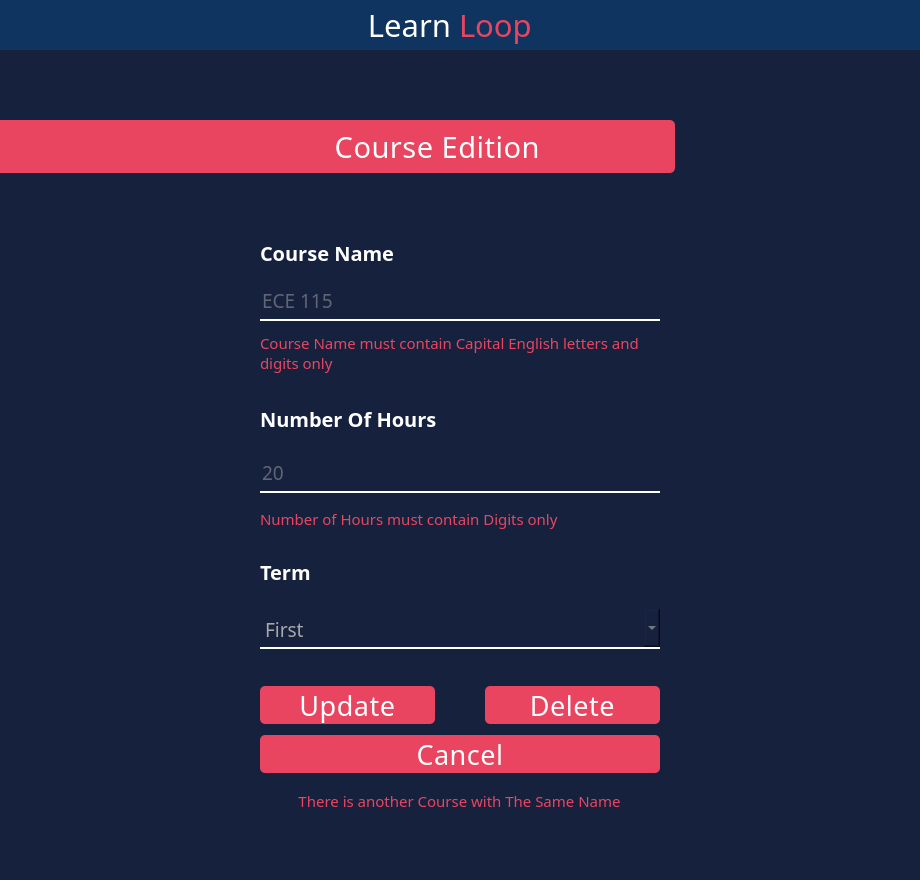
<?xml version="1.0" encoding="UTF-8"?>
<ui version="4.0">
 <class>MainWindow</class>
 <widget class="QMainWindow" name="MainWindow">
  <property name="geometry">
   <rect>
    <x>0</x>
    <y>0</y>
    <width>920</width>
    <height>880</height>
   </rect>
  </property>
  <property name="minimumSize">
   <size>
    <width>920</width>
    <height>880</height>
   </size>
  </property>
  <property name="windowTitle">
   <string>MainWindow</string>
  </property>
  <property name="styleSheet">
   <string notr="true">background: #16213E;
</string>
  </property>
  <widget class="QWidget" name="centralwidget">
   <layout class="QVBoxLayout" name="verticalLayout">
    <property name="spacing">
     <number>0</number>
    </property>
    <property name="leftMargin">
     <number>0</number>
    </property>
    <property name="topMargin">
     <number>0</number>
    </property>
    <property name="rightMargin">
     <number>0</number>
    </property>
    <property name="bottomMargin">
     <number>0</number>
    </property>
    <item>
     <widget class="QFrame" name="header">
      <property name="minimumSize">
       <size>
        <width>0</width>
        <height>50</height>
       </size>
      </property>
      <property name="maximumSize">
       <size>
        <width>16777215</width>
        <height>50</height>
       </size>
      </property>
      <property name="styleSheet">
       <string notr="true">background: #0F3460</string>
      </property>
      <layout class="QHBoxLayout" name="horizontalLayout">
       <property name="spacing">
        <number>0</number>
       </property>
       <property name="leftMargin">
        <number>10</number>
       </property>
       <property name="topMargin">
        <number>0</number>
       </property>
       <property name="rightMargin">
        <number>20</number>
       </property>
       <property name="bottomMargin">
        <number>0</number>
       </property>
       <item alignment="Qt::AlignLeft">
        <widget class="QFrame" name="ControlButtons">
         <layout class="QHBoxLayout" name="horizontalLayout_6">
          <property name="spacing">
           <number>15</number>
          </property>
          <property name="leftMargin">
           <number>0</number>
          </property>
          <property name="topMargin">
           <number>0</number>
          </property>
          <property name="rightMargin">
           <number>0</number>
          </property>
          <property name="bottomMargin">
           <number>0</number>
          </property>
          <item>
           <widget class="QPushButton" name="close">
            <property name="minimumSize">
             <size>
              <width>20</width>
              <height>26</height>
             </size>
            </property>
            <property name="maximumSize">
             <size>
              <width>26</width>
              <height>26</height>
             </size>
            </property>
            <property name="cursor">
             <cursorShape>PointingHandCursor</cursorShape>
            </property>
            <property name="styleSheet">
             <string notr="true">QPushButton::hover{
	background-color: #E94560;
	border-radius: 12px;
}</string>
            </property>
            <property name="text">
             <string/>
            </property>
            <property name="icon">
             <iconset resource="../Student-Enrollment-Database-Project-main2/Student-Enrollment-Database-Project-main/Images.qrc">
              <normaloff>:/Controles/Images/close.png</normaloff>:/Controles/Images/close.png</iconset>
            </property>
            <property name="iconSize">
             <size>
              <width>12</width>
              <height>14</height>
             </size>
            </property>
            <property name="shortcut">
             <string>Ctrl+F4</string>
            </property>
            <property name="flat">
             <bool>true</bool>
            </property>
           </widget>
          </item>
          <item>
           <widget class="QPushButton" name="expand">
            <property name="minimumSize">
             <size>
              <width>26</width>
              <height>26</height>
             </size>
            </property>
            <property name="maximumSize">
             <size>
              <width>26</width>
              <height>26</height>
             </size>
            </property>
            <property name="cursor">
             <cursorShape>PointingHandCursor</cursorShape>
            </property>
            <property name="styleSheet">
             <string notr="true">QPushButton::hover{
	background-color: #E94560;
	border-radius: 12px;
}</string>
            </property>
            <property name="text">
             <string/>
            </property>
            <property name="icon">
             <iconset resource="../Student-Enrollment-Database-Project-main2/Student-Enrollment-Database-Project-main/Images.qrc">
              <normaloff>:/Controles/Images/expand-arrows.png</normaloff>:/Controles/Images/expand-arrows.png</iconset>
            </property>
            <property name="iconSize">
             <size>
              <width>20</width>
              <height>25</height>
             </size>
            </property>
            <property name="shortcut">
             <string>Ctrl+E</string>
            </property>
            <property name="flat">
             <bool>true</bool>
            </property>
           </widget>
          </item>
          <item>
           <widget class="QPushButton" name="minimize">
            <property name="minimumSize">
             <size>
              <width>26</width>
              <height>26</height>
             </size>
            </property>
            <property name="maximumSize">
             <size>
              <width>26</width>
              <height>26</height>
             </size>
            </property>
            <property name="cursor">
             <cursorShape>PointingHandCursor</cursorShape>
            </property>
            <property name="styleSheet">
             <string notr="true">QPushButton::hover{
	background-color: #E94560;
	border-radius: 12px;
}</string>
            </property>
            <property name="text">
             <string/>
            </property>
            <property name="icon">
             <iconset resource="../Student-Enrollment-Database-Project-main2/Student-Enrollment-Database-Project-main/Images.qrc">
              <normaloff>:/Controles/Images/minimize-sign.png</normaloff>:/Controles/Images/minimize-sign.png</iconset>
            </property>
            <property name="iconSize">
             <size>
              <width>13</width>
              <height>16</height>
             </size>
            </property>
            <property name="shortcut">
             <string>Ctrl+M</string>
            </property>
            <property name="flat">
             <bool>true</bool>
            </property>
           </widget>
          </item>
         </layout>
        </widget>
       </item>
       <item>
        <widget class="QFrame" name="Logo">
         <property name="maximumSize">
          <size>
           <width>16777215</width>
           <height>16777215</height>
          </size>
         </property>
         <layout class="QHBoxLayout" name="horizontalLayout_2">
          <property name="spacing">
           <number>8</number>
          </property>
          <property name="leftMargin">
           <number>0</number>
          </property>
          <property name="topMargin">
           <number>0</number>
          </property>
          <property name="rightMargin">
           <number>0</number>
          </property>
          <property name="bottomMargin">
           <number>0</number>
          </property>
          <item>
           <widget class="QLabel" name="Learn">
            <property name="font">
             <font>
              <family>Tw Cen MT Condensed Extra Bold</family>
              <pointsize>23</pointsize>
              <weight>50</weight>
              <italic>false</italic>
              <bold>false</bold>
             </font>
            </property>
            <property name="styleSheet">
             <string notr="true">color: white</string>
            </property>
            <property name="text">
             <string>Learn</string>
            </property>
            <property name="alignment">
             <set>Qt::AlignRight|Qt::AlignTrailing|Qt::AlignVCenter</set>
            </property>
            <property name="wordWrap">
             <bool>false</bool>
            </property>
           </widget>
          </item>
          <item>
           <widget class="QLabel" name="Loop">
            <property name="font">
             <font>
              <family>Tw Cen MT Condensed Extra Bold</family>
              <pointsize>23</pointsize>
              <weight>50</weight>
              <italic>false</italic>
              <bold>false</bold>
             </font>
            </property>
            <property name="styleSheet">
             <string notr="true">color: #E94560</string>
            </property>
            <property name="text">
             <string>Loop</string>
            </property>
           </widget>
          </item>
         </layout>
        </widget>
       </item>
       <item alignment="Qt::AlignRight">
        <widget class="QFrame" name="ProfilePhotoAndSettings">
         <property name="maximumSize">
          <size>
           <width>16777215</width>
           <height>16777215</height>
          </size>
         </property>
         <layout class="QHBoxLayout" name="horizontalLayout_4">
          <property name="spacing">
           <number>20</number>
          </property>
          <property name="leftMargin">
           <number>0</number>
          </property>
          <property name="topMargin">
           <number>0</number>
          </property>
          <property name="rightMargin">
           <number>0</number>
          </property>
          <property name="bottomMargin">
           <number>0</number>
          </property>
         </layout>
        </widget>
       </item>
      </layout>
     </widget>
    </item>
    <item>
     <widget class="QFrame" name="mainPage">
      <property name="maximumSize">
       <size>
        <width>16777215</width>
        <height>16777215</height>
       </size>
      </property>
      <property name="styleSheet">
       <string notr="true">border: none;</string>
      </property>
      <property name="frameShape">
       <enum>QFrame::StyledPanel</enum>
      </property>
      <property name="frameShadow">
       <enum>QFrame::Raised</enum>
      </property>
      <layout class="QVBoxLayout" name="verticalLayout_9">
       <property name="spacing">
        <number>10</number>
       </property>
       <property name="leftMargin">
        <number>0</number>
       </property>
       <property name="topMargin">
        <number>70</number>
       </property>
       <property name="rightMargin">
        <number>0</number>
       </property>
       <property name="bottomMargin">
        <number>0</number>
       </property>
       <item alignment="Qt::AlignLeft">
        <widget class="QFrame" name="SecondHeader">
         <property name="maximumSize">
          <size>
           <width>16777215</width>
           <height>53</height>
          </size>
         </property>
         <property name="frameShape">
          <enum>QFrame::StyledPanel</enum>
         </property>
         <property name="frameShadow">
          <enum>QFrame::Raised</enum>
         </property>
         <layout class="QHBoxLayout" name="horizontalLayout_13">
          <property name="spacing">
           <number>0</number>
          </property>
          <property name="leftMargin">
           <number>0</number>
          </property>
          <property name="topMargin">
           <number>0</number>
          </property>
          <property name="rightMargin">
           <number>0</number>
          </property>
          <property name="bottomMargin">
           <number>0</number>
          </property>
          <item>
           <widget class="QFrame" name="logo_2">
            <property name="minimumSize">
             <size>
              <width>675</width>
              <height>53</height>
             </size>
            </property>
            <property name="maximumSize">
             <size>
              <width>16777215</width>
              <height>53</height>
             </size>
            </property>
            <property name="sizeIncrement">
             <size>
              <width>0</width>
              <height>0</height>
             </size>
            </property>
            <property name="baseSize">
             <size>
              <width>0</width>
              <height>0</height>
             </size>
            </property>
            <property name="styleSheet">
             <string notr="true">  border-top-right-radius: 5px;
  border-bottom-right-radius: 5px;background: #E94560

</string>
            </property>
            <property name="frameShape">
             <enum>QFrame::StyledPanel</enum>
            </property>
            <property name="frameShadow">
             <enum>QFrame::Raised</enum>
            </property>
            <layout class="QVBoxLayout" name="verticalLayout_16">
             <property name="spacing">
              <number>0</number>
             </property>
             <property name="leftMargin">
              <number>0</number>
             </property>
             <property name="topMargin">
              <number>0</number>
             </property>
             <property name="rightMargin">
              <number>135</number>
             </property>
             <property name="bottomMargin">
              <number>0</number>
             </property>
             <item alignment="Qt::AlignRight">
              <widget class="QLabel" name="label_14">
               <property name="minimumSize">
                <size>
                 <width>433</width>
                 <height>34</height>
                </size>
               </property>
               <property name="maximumSize">
                <size>
                 <width>433</width>
                 <height>37</height>
                </size>
               </property>
               <property name="font">
                <font>
                 <family>Bahnschrift Condensed</family>
                 <pointsize>22</pointsize>
                 <weight>50</weight>
                 <bold>false</bold>
                </font>
               </property>
               <property name="styleSheet">
                <string notr="true">letter-spacing: 0.5px;


color: #FFFFFF;</string>
               </property>
               <property name="text">
                <string>Course Edition</string>
               </property>
               <property name="alignment">
                <set>Qt::AlignRight|Qt::AlignTrailing|Qt::AlignVCenter</set>
               </property>
              </widget>
             </item>
            </layout>
           </widget>
          </item>
         </layout>
        </widget>
       </item>
       <item>
        <widget class="QFrame" name="page">
         <property name="minimumSize">
          <size>
           <width>0</width>
           <height>0</height>
          </size>
         </property>
         <property name="maximumSize">
          <size>
           <width>16777215</width>
           <height>16777215</height>
          </size>
         </property>
         <property name="sizeIncrement">
          <size>
           <width>2</width>
           <height>0</height>
          </size>
         </property>
         <property name="styleSheet">
          <string notr="true"/>
         </property>
         <property name="frameShape">
          <enum>QFrame::StyledPanel</enum>
         </property>
         <property name="frameShadow">
          <enum>QFrame::Raised</enum>
         </property>
         <layout class="QVBoxLayout" name="verticalLayout_10">
          <property name="spacing">
           <number>10</number>
          </property>
          <property name="leftMargin">
           <number>0</number>
          </property>
          <property name="topMargin">
           <number>0</number>
          </property>
          <property name="rightMargin">
           <number>0</number>
          </property>
          <property name="bottomMargin">
           <number>0</number>
          </property>
          <item>
           <spacer name="verticalSpacer">
            <property name="orientation">
             <enum>Qt::Vertical</enum>
            </property>
            <property name="sizeHint" stdset="0">
             <size>
              <width>20</width>
              <height>40</height>
             </size>
            </property>
           </spacer>
          </item>
          <item alignment="Qt::AlignHCenter">
           <widget class="QFrame" name="phone_ID_2">
            <property name="minimumSize">
             <size>
              <width>0</width>
              <height>150</height>
             </size>
            </property>
            <property name="maximumSize">
             <size>
              <width>16777215</width>
              <height>150</height>
             </size>
            </property>
            <property name="styleSheet">
             <string notr="true"/>
            </property>
            <property name="frameShape">
             <enum>QFrame::StyledPanel</enum>
            </property>
            <property name="frameShadow">
             <enum>QFrame::Raised</enum>
            </property>
            <property name="lineWidth">
             <number>1</number>
            </property>
            <layout class="QVBoxLayout" name="verticalLayout_6">
             <property name="spacing">
              <number>0</number>
             </property>
             <property name="leftMargin">
              <number>0</number>
             </property>
             <property name="topMargin">
              <number>0</number>
             </property>
             <property name="rightMargin">
              <number>0</number>
             </property>
             <property name="bottomMargin">
              <number>0</number>
             </property>
             <item>
              <widget class="QFrame" name="phonenum_2">
               <property name="minimumSize">
                <size>
                 <width>400</width>
                 <height>150</height>
                </size>
               </property>
               <property name="maximumSize">
                <size>
                 <width>400</width>
                 <height>150</height>
                </size>
               </property>
               <property name="styleSheet">
                <string notr="true"/>
               </property>
               <property name="frameShape">
                <enum>QFrame::StyledPanel</enum>
               </property>
               <property name="frameShadow">
                <enum>QFrame::Raised</enum>
               </property>
               <layout class="QVBoxLayout" name="verticalLayout_7">
                <property name="spacing">
                 <number>0</number>
                </property>
                <property name="leftMargin">
                 <number>0</number>
                </property>
                <property name="topMargin">
                 <number>0</number>
                </property>
                <property name="rightMargin">
                 <number>0</number>
                </property>
                <property name="bottomMargin">
                 <number>0</number>
                </property>
                <item>
                 <widget class="QLabel" name="label_4">
                  <property name="minimumSize">
                   <size>
                    <width>144</width>
                    <height>22</height>
                   </size>
                  </property>
                  <property name="maximumSize">
                   <size>
                    <width>16777215</width>
                    <height>22</height>
                   </size>
                  </property>
                  <property name="font">
                   <font>
                    <family>Bahnschrift SemiBold</family>
                    <pointsize>15</pointsize>
                    <weight>75</weight>
                    <italic>false</italic>
                    <bold>true</bold>
                   </font>
                  </property>
                  <property name="styleSheet">
                   <string notr="true">
color: #FFFFFF</string>
                  </property>
                  <property name="text">
                   <string>Course Name</string>
                  </property>
                 </widget>
                </item>
                <item>
                 <widget class="QLineEdit" name="lineEdit_6">
                  <property name="minimumSize">
                   <size>
                    <width>243</width>
                    <height>50</height>
                   </size>
                  </property>
                  <property name="maximumSize">
                   <size>
                    <width>16777215</width>
                    <height>16777215</height>
                   </size>
                  </property>
                  <property name="font">
                   <font>
                    <family>Bahnschrift Light SemiCondensed</family>
                    <pointsize>14</pointsize>
                   </font>
                  </property>
                  <property name="styleSheet">
                   <string notr="true"> border-width: 2px; border-style: solid; border-color:white;border-top-style:none;
border-left-style:none; border-right-style:none;
color: #A9A9A9;
margin-top: 10px;
</string>
                  </property>
                  <property name="text">
                   <string/>
                  </property>
                  <property name="alignment">
                   <set>Qt::AlignLeading|Qt::AlignLeft|Qt::AlignVCenter</set>
                  </property>
                  <property name="placeholderText">
                   <string>ECE 115</string>
                  </property>
                 </widget>
                </item>
                <item>
                 <widget class="QLabel" name="label_8">
                  <property name="minimumSize">
                   <size>
                    <width>395</width>
                    <height>50</height>
                   </size>
                  </property>
                  <property name="maximumSize">
                   <size>
                    <width>395</width>
                    <height>50</height>
                   </size>
                  </property>
                  <property name="font">
                   <font>
                    <family>Bahnschrift SemiLight</family>
                    <pointsize>11</pointsize>
                   </font>
                  </property>
                  <property name="styleSheet">
                   <string notr="true">
color: #E94560;</string>
                  </property>
                  <property name="text">
                   <string>Course Name must contain Capital English letters and digits only </string>
                  </property>
                  <property name="wordWrap">
                   <bool>true</bool>
                  </property>
                 </widget>
                </item>
               </layout>
              </widget>
             </item>
            </layout>
           </widget>
          </item>
          <item alignment="Qt::AlignHCenter">
           <widget class="QFrame" name="frame_11">
            <property name="minimumSize">
             <size>
              <width>0</width>
              <height>150</height>
             </size>
            </property>
            <property name="maximumSize">
             <size>
              <width>16777215</width>
              <height>150</height>
             </size>
            </property>
            <property name="styleSheet">
             <string notr="true"/>
            </property>
            <property name="frameShape">
             <enum>QFrame::StyledPanel</enum>
            </property>
            <property name="frameShadow">
             <enum>QFrame::Raised</enum>
            </property>
            <layout class="QHBoxLayout" name="horizontalLayout_8">
             <property name="spacing">
              <number>0</number>
             </property>
             <property name="leftMargin">
              <number>0</number>
             </property>
             <property name="topMargin">
              <number>0</number>
             </property>
             <property name="rightMargin">
              <number>0</number>
             </property>
             <property name="bottomMargin">
              <number>0</number>
             </property>
             <item alignment="Qt::AlignHCenter">
              <widget class="QFrame" name="DOB_2">
               <property name="minimumSize">
                <size>
                 <width>0</width>
                 <height>150</height>
                </size>
               </property>
               <property name="maximumSize">
                <size>
                 <width>16777215</width>
                 <height>150</height>
                </size>
               </property>
               <property name="styleSheet">
                <string notr="true"/>
               </property>
               <property name="frameShape">
                <enum>QFrame::StyledPanel</enum>
               </property>
               <property name="frameShadow">
                <enum>QFrame::Raised</enum>
               </property>
               <layout class="QVBoxLayout" name="verticalLayout_8">
                <property name="spacing">
                 <number>0</number>
                </property>
                <property name="leftMargin">
                 <number>0</number>
                </property>
                <property name="topMargin">
                 <number>0</number>
                </property>
                <property name="rightMargin">
                 <number>0</number>
                </property>
                <property name="bottomMargin">
                 <number>0</number>
                </property>
                <item>
                 <widget class="QLabel" name="label_11">
                  <property name="minimumSize">
                   <size>
                    <width>386</width>
                    <height>22</height>
                   </size>
                  </property>
                  <property name="maximumSize">
                   <size>
                    <width>200</width>
                    <height>22</height>
                   </size>
                  </property>
                  <property name="font">
                   <font>
                    <family>Bahnschrift SemiBold</family>
                    <pointsize>15</pointsize>
                    <weight>75</weight>
                    <italic>false</italic>
                    <bold>true</bold>
                   </font>
                  </property>
                  <property name="styleSheet">
                   <string notr="true">
color: #FFFFFF;</string>
                  </property>
                  <property name="text">
                   <string>Number Of Hours</string>
                  </property>
                 </widget>
                </item>
                <item>
                 <widget class="QLineEdit" name="lineEdit_8">
                  <property name="minimumSize">
                   <size>
                    <width>400</width>
                    <height>50</height>
                   </size>
                  </property>
                  <property name="maximumSize">
                   <size>
                    <width>400</width>
                    <height>50</height>
                   </size>
                  </property>
                  <property name="font">
                   <font>
                    <family>Bahnschrift Light SemiCondensed</family>
                    <pointsize>14</pointsize>
                   </font>
                  </property>
                  <property name="styleSheet">
                   <string notr="true"> border-width: 2px; border-style: solid; border-color:white;border-top-style:none;
border-left-style:none; border-right-style:none;
color: #A9A9A9;
margin-top: 10px;
</string>
                  </property>
                  <property name="text">
                   <string/>
                  </property>
                  <property name="alignment">
                   <set>Qt::AlignLeading|Qt::AlignLeft|Qt::AlignVCenter</set>
                  </property>
                  <property name="placeholderText">
                   <string>20</string>
                  </property>
                 </widget>
                </item>
                <item>
                 <widget class="QLabel" name="label_5">
                  <property name="minimumSize">
                   <size>
                    <width>395</width>
                    <height>25</height>
                   </size>
                  </property>
                  <property name="maximumSize">
                   <size>
                    <width>395</width>
                    <height>25</height>
                   </size>
                  </property>
                  <property name="font">
                   <font>
                    <family>Bahnschrift SemiLight</family>
                    <pointsize>11</pointsize>
                   </font>
                  </property>
                  <property name="styleSheet">
                   <string notr="true">
color: #E94560;</string>
                  </property>
                  <property name="text">
                   <string>Number of Hours must contain Digits only </string>
                  </property>
                 </widget>
                </item>
               </layout>
              </widget>
             </item>
            </layout>
           </widget>
          </item>
          <item alignment="Qt::AlignHCenter">
           <widget class="QFrame" name="frame_8">
            <property name="minimumSize">
             <size>
              <width>0</width>
              <height>100</height>
             </size>
            </property>
            <property name="maximumSize">
             <size>
              <width>16777215</width>
              <height>100</height>
             </size>
            </property>
            <property name="styleSheet">
             <string notr="true">border: none;</string>
            </property>
            <property name="frameShape">
             <enum>QFrame::StyledPanel</enum>
            </property>
            <property name="frameShadow">
             <enum>QFrame::Raised</enum>
            </property>
            <layout class="QHBoxLayout" name="horizontalLayout_7">
             <property name="spacing">
              <number>0</number>
             </property>
             <property name="leftMargin">
              <number>0</number>
             </property>
             <property name="topMargin">
              <number>0</number>
             </property>
             <property name="rightMargin">
              <number>0</number>
             </property>
             <property name="bottomMargin">
              <number>0</number>
             </property>
             <item>
              <widget class="QFrame" name="frame_9">
               <property name="minimumSize">
                <size>
                 <width>400</width>
                 <height>0</height>
                </size>
               </property>
               <property name="maximumSize">
                <size>
                 <width>400</width>
                 <height>16777215</height>
                </size>
               </property>
               <property name="styleSheet">
                <string notr="true"/>
               </property>
               <property name="frameShape">
                <enum>QFrame::StyledPanel</enum>
               </property>
               <property name="frameShadow">
                <enum>QFrame::Raised</enum>
               </property>
               <layout class="QVBoxLayout" name="verticalLayout_13">
                <property name="spacing">
                 <number>20</number>
                </property>
                <property name="leftMargin">
                 <number>0</number>
                </property>
                <property name="topMargin">
                 <number>0</number>
                </property>
                <property name="rightMargin">
                 <number>0</number>
                </property>
                <property name="bottomMargin">
                 <number>0</number>
                </property>
                <item>
                 <widget class="QLabel" name="label_15">
                  <property name="minimumSize">
                   <size>
                    <width>144</width>
                    <height>22</height>
                   </size>
                  </property>
                  <property name="maximumSize">
                   <size>
                    <width>144</width>
                    <height>22</height>
                   </size>
                  </property>
                  <property name="font">
                   <font>
                    <family>Bahnschrift SemiBold</family>
                    <pointsize>15</pointsize>
                    <weight>75</weight>
                    <bold>true</bold>
                   </font>
                  </property>
                  <property name="styleSheet">
                   <string notr="true">
color: #FFFFFF;</string>
                  </property>
                  <property name="text">
                   <string>Term</string>
                  </property>
                 </widget>
                </item>
                <item>
                 <widget class="QComboBox" name="comboBox_2">
                  <property name="minimumSize">
                   <size>
                    <width>0</width>
                    <height>40</height>
                   </size>
                  </property>
                  <property name="font">
                   <font>
                    <family>Bahnschrift Light SemiCondensed</family>
                    <pointsize>14</pointsize>
                   </font>
                  </property>
                  <property name="cursor">
                   <cursorShape>PointingHandCursor</cursorShape>
                  </property>
                  <property name="styleSheet">
                   <string notr="true"> QComboBox {
        border-width: 2px; border-style: solid; border-color:white;border-top-style:none;
border-left-style:none; border-right-style:none;
color: #A9A9A9;

    }
    QComboBox::hover {
    }
QComboBox QAbstractItemView { background-color: #0F3460; }
</string>
                  </property>
                  <item>
                   <property name="text">
                    <string>First</string>
                   </property>
                  </item>
                  <item>
                   <property name="text">
                    <string>Second</string>
                   </property>
                  </item>
                 </widget>
                </item>
               </layout>
              </widget>
             </item>
            </layout>
           </widget>
          </item>
          <item alignment="Qt::AlignHCenter">
           <widget class="QFrame" name="frame_10">
            <property name="minimumSize">
             <size>
              <width>0</width>
              <height>60</height>
             </size>
            </property>
            <property name="maximumSize">
             <size>
              <width>16777215</width>
              <height>60</height>
             </size>
            </property>
            <property name="styleSheet">
             <string notr="true"/>
            </property>
            <property name="frameShape">
             <enum>QFrame::StyledPanel</enum>
            </property>
            <property name="frameShadow">
             <enum>QFrame::Raised</enum>
            </property>
            <layout class="QHBoxLayout" name="horizontalLayout_12">
             <property name="spacing">
              <number>50</number>
             </property>
             <property name="leftMargin">
              <number>0</number>
             </property>
             <property name="topMargin">
              <number>20</number>
             </property>
             <property name="rightMargin">
              <number>0</number>
             </property>
             <property name="bottomMargin">
              <number>0</number>
             </property>
             <item>
              <widget class="QPushButton" name="pushButton_4">
               <property name="minimumSize">
                <size>
                 <width>175</width>
                 <height>38</height>
                </size>
               </property>
               <property name="maximumSize">
                <size>
                 <width>175</width>
                 <height>38</height>
                </size>
               </property>
               <property name="font">
                <font>
                 <family>Bahnschrift Condensed</family>
                 <pointsize>20</pointsize>
                 <weight>50</weight>
                 <italic>false</italic>
                 <bold>false</bold>
                </font>
               </property>
               <property name="cursor">
                <cursorShape>PointingHandCursor</cursorShape>
               </property>
               <property name="styleSheet">
                <string notr="true">letter-spacing: 0.5px;


background: #E94560;
border-radius: 5px;


color: #FFFFFF;
</string>
               </property>
               <property name="text">
                <string>Update</string>
               </property>
              </widget>
             </item>
             <item>
              <widget class="QPushButton" name="pushButton_5">
               <property name="minimumSize">
                <size>
                 <width>175</width>
                 <height>38</height>
                </size>
               </property>
               <property name="maximumSize">
                <size>
                 <width>175</width>
                 <height>38</height>
                </size>
               </property>
               <property name="font">
                <font>
                 <family>Bahnschrift Condensed</family>
                 <pointsize>20</pointsize>
                 <weight>50</weight>
                 <italic>false</italic>
                 <bold>false</bold>
                </font>
               </property>
               <property name="cursor">
                <cursorShape>PointingHandCursor</cursorShape>
               </property>
               <property name="styleSheet">
                <string notr="true">letter-spacing: 0.5px;

background: #E94560;
border-radius: 5px;



color: #FFFFFF;
</string>
               </property>
               <property name="text">
                <string>Delete</string>
               </property>
              </widget>
             </item>
            </layout>
           </widget>
          </item>
          <item alignment="Qt::AlignHCenter">
           <widget class="QPushButton" name="pushButton_6">
            <property name="minimumSize">
             <size>
              <width>400</width>
              <height>38</height>
             </size>
            </property>
            <property name="maximumSize">
             <size>
              <width>400</width>
              <height>38</height>
             </size>
            </property>
            <property name="font">
             <font>
              <family>Bahnschrift Condensed</family>
              <pointsize>20</pointsize>
              <weight>50</weight>
              <bold>false</bold>
             </font>
            </property>
            <property name="cursor">
             <cursorShape>PointingHandCursor</cursorShape>
            </property>
            <property name="styleSheet">
             <string notr="true">letter-spacing: 0.5px;


background: #E94560;
border-radius: 5px;


color: #FFFFFF;
</string>
            </property>
            <property name="text">
             <string>Cancel</string>
            </property>
           </widget>
          </item>
          <item alignment="Qt::AlignHCenter">
           <widget class="QFrame" name="frame_12">
            <property name="minimumSize">
             <size>
              <width>0</width>
              <height>30</height>
             </size>
            </property>
            <property name="maximumSize">
             <size>
              <width>16777215</width>
              <height>30</height>
             </size>
            </property>
            <property name="styleSheet">
             <string notr="true"/>
            </property>
            <property name="frameShape">
             <enum>QFrame::StyledPanel</enum>
            </property>
            <property name="frameShadow">
             <enum>QFrame::Raised</enum>
            </property>
            <layout class="QHBoxLayout" name="horizontalLayout_11">
             <property name="spacing">
              <number>0</number>
             </property>
             <property name="leftMargin">
              <number>0</number>
             </property>
             <property name="topMargin">
              <number>5</number>
             </property>
             <property name="rightMargin">
              <number>0</number>
             </property>
             <property name="bottomMargin">
              <number>0</number>
             </property>
             <item>
              <widget class="QLabel" name="label_6">
               <property name="minimumSize">
                <size>
                 <width>395</width>
                 <height>25</height>
                </size>
               </property>
               <property name="maximumSize">
                <size>
                 <width>395</width>
                 <height>25</height>
                </size>
               </property>
               <property name="font">
                <font>
                 <family>Bahnschrift SemiLight</family>
                 <pointsize>11</pointsize>
                </font>
               </property>
               <property name="styleSheet">
                <string notr="true">
color: #E94560;</string>
               </property>
               <property name="text">
                <string>There is another Course with The Same Name</string>
               </property>
               <property name="alignment">
                <set>Qt::AlignCenter</set>
               </property>
               <property name="margin">
                <number>0</number>
               </property>
              </widget>
             </item>
            </layout>
           </widget>
          </item>
          <item>
           <spacer name="verticalSpacer_2">
            <property name="orientation">
             <enum>Qt::Vertical</enum>
            </property>
            <property name="sizeHint" stdset="0">
             <size>
              <width>20</width>
              <height>40</height>
             </size>
            </property>
           </spacer>
          </item>
         </layout>
        </widget>
       </item>
      </layout>
     </widget>
    </item>
    <item>
     <widget class="QFrame" name="size_grip">
      <property name="minimumSize">
       <size>
        <width>0</width>
        <height>15</height>
       </size>
      </property>
      <property name="maximumSize">
       <size>
        <width>16777215</width>
        <height>15</height>
       </size>
      </property>
      <property name="styleSheet">
       <string notr="true">border: none;</string>
      </property>
      <property name="frameShape">
       <enum>QFrame::StyledPanel</enum>
      </property>
      <property name="frameShadow">
       <enum>QFrame::Raised</enum>
      </property>
     </widget>
    </item>
   </layout>
  </widget>
 </widget>
 <resources>
  <include location="../Student-Enrollment-Database-Project-main2/Student-Enrollment-Database-Project-main/Images.qrc"/>
 </resources>
 <connections/>
</ui>
